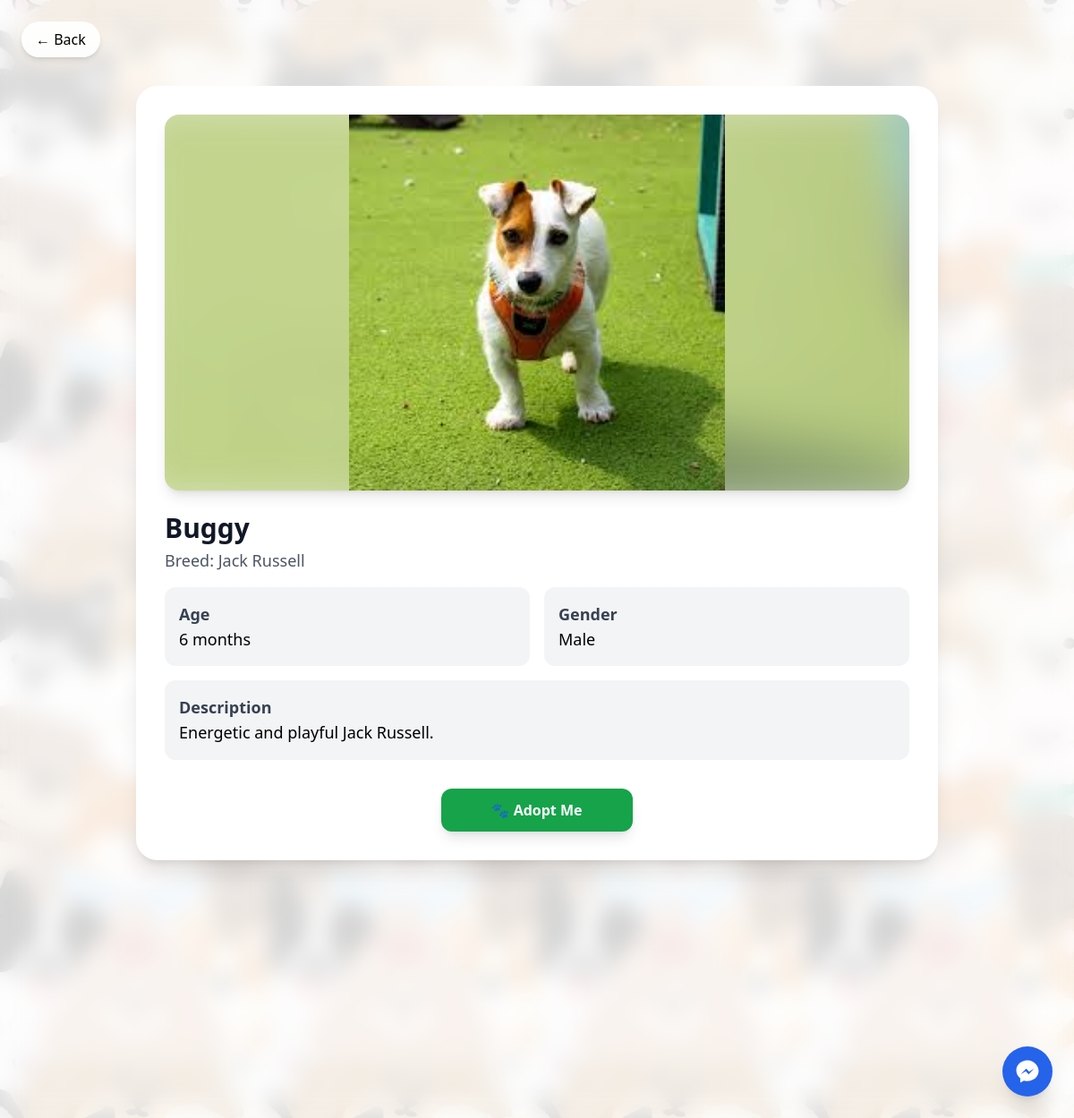
Screenshot of /dog_details.php?id=1 with the database file from the repository.
### tables this page shows
CREATE TABLE `dogs` (
  `id` int(11) NOT NULL,
  `name` varchar(100) NOT NULL,
  `breed` varchar(120) NOT NULL,
  `age` varchar(50) NOT NULL,
  `gender` enum('Male','Female') NOT NULL,
  `description` text DEFAULT NULL,
  `image` varchar(255) NOT NULL,
  `created_at` timestamp NOT NULL DEFAULT current_timestamp()
);

### dog_details.php (the view, shortened to what this page needs)
<?php
include("backend/db_ped.php");
$dog_id = intval($_GET['id']);
$query = $con->prepare("SELECT * FROM dogs WHERE id = ?");
$query->bind_param("i", $dog_id);
$query->execute();
$result = $query->get_result();
$dog = $result->fetch_assoc();
?>
<!DOCTYPE html>
<html lang="en">
<head>
  <script src="https://cdn.tailwindcss.com"></script>
</head>
<body class="min-h-screen relative overflow-x-hidden">
  <div class="fixed inset-0 -z-10">
    <div class="absolute inset-0 backdrop-blur-md"></div>
  </div>
  <a href="homeped.php"
    class="fixed top-4 left-4 sm:top-6 sm:left-6 z-50 bg-white/90 backdrop-blur px-4 py-2 rounded-full shadow-md hover:bg-gray-100 transition text-sm sm:text-base">
    ← Back
  </a>
  <div class="max-w-4xl mx-auto bg-white shadow-xl rounded-2xl sm:rounded-3xl mt-20 sm:mt-24
            p-4 sm:p-8 mx-4 sm:mx-auto">
    <?php
    $img = $dog['image'] ?? '';
    $img = ltrim($img, '/');
    $src = (str_starts_with($img, 'assets/')) ? $img : 'assets/' . $img;
    ?>
    <div class="relative w-full h-64 sm:h-80 md:h-[420px] overflow-hidden rounded-2xl shadow-lg bg-gray-100">
      <img src="<?= htmlspecialchars($src) ?>"
        class="relative z-10 w-full h-full object-contain"
        alt="">
    </div>
    <div class="mt-6">
      <h1 class="text-2xl sm:text-3xl font-extrabold text-gray-900">
        <?php echo $dog['name']; ?>
      </h1>
      <p class="text-gray-600 text-base sm:text-lg mt-1">
        Breed: <?php echo $dog['breed']; ?>
      </p>
      <div class="grid grid-cols-1 sm:grid-cols-2 gap-3 sm:gap-4 mt-4 text-base sm:text-lg">
        <div class="bg-gray-100 p-4 rounded-xl">
          <p class="font-semibold text-gray-700">Age</p>
          <p><?php echo $dog['age']; ?></p>
        </div>
        <div class="bg-gray-100 p-4 rounded-xl">
          <p class="font-semibold text-gray-700">Gender</p>
          <p><?php echo $dog['gender']; ?></p>
        </div>
        <div class="bg-gray-100 p-4 rounded-xl sm:col-span-2">
          <p class="font-semibold text-gray-700">Description</p>
          <p class="leading-relaxed"><?php echo $dog['description']; ?></p>
        </div>
      </div>
    </div>
    <div class="mt-7 sm:mt-8 flex justify-center">
      <a href="request_status.php?add_dog=<?= $dog['id'] ?>"
        class="w-full sm:w-auto inline-flex justify-center items-center gap-2
              bg-green-600 text-white px-6 sm:px-14 py-3 rounded-xl font-bold shadow-lg
              hover:bg-green-700 transition">
        🐾 Adopt Me
      </a>
    </div>
  </div>
  <a href="chat.php"
    class="fixed bottom-5 right-5 sm:bottom-6 sm:right-6 bg-blue-600 w-12 h-12 sm:w-14 sm:h-14 rounded-full shadow-xl
          flex items-center justify-center hover:bg-blue-700 transition duration-300">
  </a>
</body>
</html>

### rows the page displays
dogs: image (picture), name "Buggy", breed "Jack Russell", age "6 months", gender "Male", description "Energetic and playful Jack Russell."
